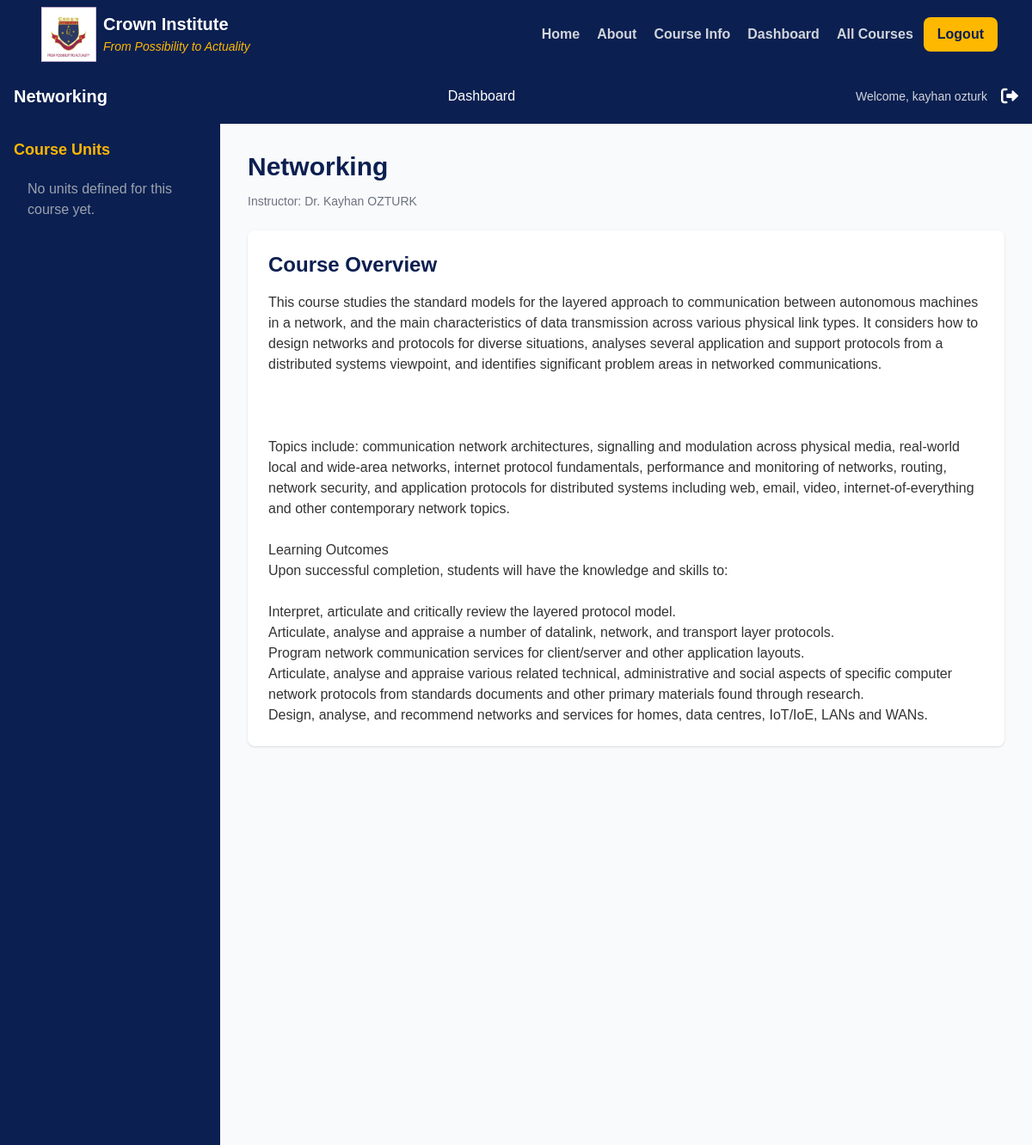
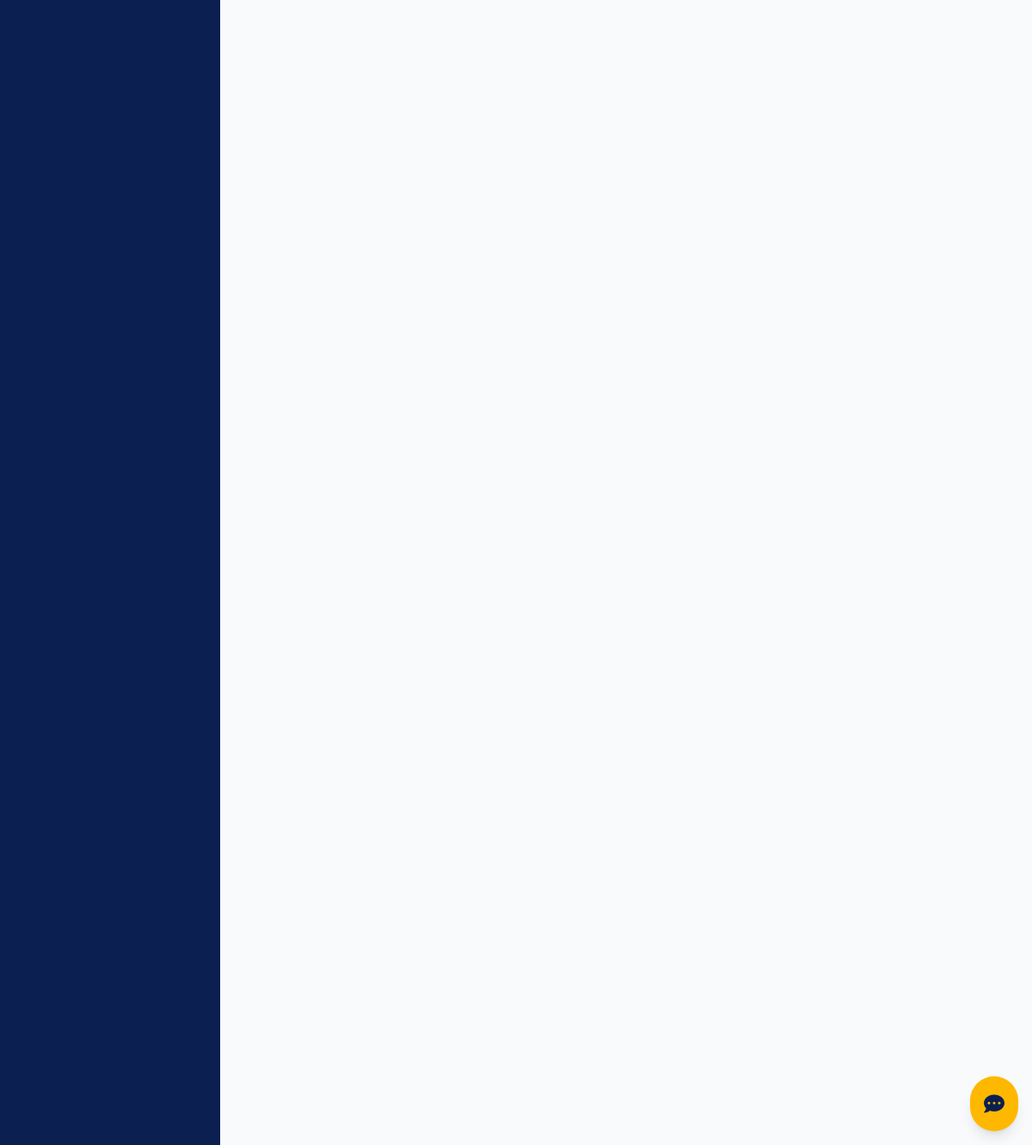
The app's page /unit-page.php?course_id=6 (signed in) with its own data (2 pictures, top to bottom).
### tables this page shows
CREATE TABLE `Courses` (
  `course_id` int(11) NOT NULL,
  `title` varchar(255) NOT NULL,
  `description` text DEFAULT NULL,
  `category` varchar(100) DEFAULT NULL,
  `image_url` varchar(255) DEFAULT NULL,
  `instructor_id` int(11) DEFAULT NULL,
  `units_titles_json` text DEFAULT NULL,
  `created_at` timestamp NOT NULL DEFAULT current_timestamp()
);

CREATE TABLE `Users` (
  `user_id` int(11) NOT NULL,
  `name` varchar(255) NOT NULL,
  `email` varchar(255) NOT NULL,
  `password` varchar(255) NOT NULL,
  `role` enum('student','teacher') NOT NULL,
  `school_id` varchar(100) DEFAULT NULL,
  `created_at` timestamp NOT NULL DEFAULT current_timestamp()
);

### unit-page.php (the view, shortened to what this page needs)
<?php
include 'includes/header.php';
require_once __DIR__ . '/config/db_connect.php';
$course_id = $_GET['course_id'];
$course = null;
try {
    $stmt = $pdo->prepare("SELECT c.*, u.name as instructor_name
                           FROM Courses c
                           JOIN Users u ON c.instructor_id = u.user_id
                           WHERE c.course_id = ?");
    $stmt->execute([$course_id]);
    $course = $stmt->fetch();
} catch (PDOException $e) {
    $page_error = "Error fetching course details: " . $e->getMessage();
}
$unit_titles = [];
if ($course && isset($course['units_titles_json'])) {
    $unit_titles = json_decode($course['units_titles_json'], true);
}
?>
<nav class="bg-[#0B1F51] text-white shadow-lg">
    <div class="max-w-full px-4 mx-auto">
        <div class="flex flex-col sm:flex-row justify-between items-center h-auto sm:h-16 py-2 sm:py-0">
            <div class="flex items-center space-x-8 mb-2 sm:mb-0">
                <a href="#"
                    class="text-xl font-semibold"><?php echo htmlspecialchars($course['title'] ?? 'Course'); ?></a>
            </div>
            <div class="flex flex-wrap justify-center sm:justify-start space-x-2 sm:space-x-4">
                <a href="<?php echo $base_url . ($_SESSION['user_role'] === 'student' ? 'student-dashboard.php' : 'teacher-dashboard.php'); ?>"
                    class="px-3 py-2 text-white hover:text-[#FFB800]">Dashboard</a>
            </div>
            <div class="hidden sm:flex items-center space-x-4 mt-2 sm:mt-0">
                <span class="text-sm text-gray-300">Welcome,
                    <?php echo htmlspecialchars($_SESSION['user_name']); ?></span>
                <a href="<?php echo $base_url; ?>actions/logout_action.php" class="text-white hover:text-[#FFB800]">
                    <i class="fas fa-sign-out-alt text-xl"></i>
                </a>
            </div>
        </div>
    </div>
</nav>
<div class="flex min-h-[calc(100vh-4rem)]">
    <div class="w-full sm:w-64 bg-[#0B1F51] text-white flex-shrink-0">
        <div class="p-4 sticky top-16">
            <h3 class="text-lg font-semibold mb-3 text-[#FFB800]">Course Units</h3>
            <div id="sidebar" class="space-y-1">
                <?php if (empty($unit_titles)): ?>
                <p class="px-4 py-2 text-gray-400">No units defined for this course yet.</p>
                <?php endif; ?>
            </div>
        </div>
    </div>
    <div class="flex-1 p-6 sm:p-8 bg-gray-50">
        <?php if (isset($page_error)): ?>
        <div class="bg-red-100 border border-red-400 text-red-700 px-4 py-3 rounded relative mb-4" role="alert">
            <?php echo htmlspecialchars($page_error); ?>
        </div>
        <?php elseif ($course): ?>
        <div class="max-w-4xl mx-auto">
            <h1 id="mainContentTitle" class="text-3xl font-bold text-[#0B1F51] mb-3">
                <?php echo htmlspecialchars($course['title']); ?></h1>
            <p class="text-sm text-gray-500 mb-6">Instructor:
                <?php echo htmlspecialchars($course['instructor_name']); ?></p>
            <div id="mainCourseContent" class="prose max-w-none bg-white p-6 rounded-lg shadow min-h-[300px]">
                <h2 class="text-2xl font-semibold text-[#0B1F51] mb-4">Course Overview</h2>
                <?php echo nl2br(htmlspecialchars($course['description'] ?? 'No detailed description provided.')); ?>
            </div>
        </div>
        <?php else: ?>
        <p class="text-gray-600">Course details could not be loaded.</p>
        <?php endif; ?>
    </div>
</div>
<div class="fixed bottom-4 right-4 z-50">
    <button onclick="toggleChatbot()"
        class="bg-[#FFB800] text-[#0B1F51] p-3 sm:p-4 rounded-full shadow-lg hover:bg-[#e5a600] float-right focus:outline-none focus:ring-2 focus:ring-offset-2 focus:ring-[#0B1F51]"
        id="chatbotToggle">
        <i class="fas fa-comment-dots text-xl sm:text-2xl"></i>
    </button>
</div>
<?php include 'includes/footer.php'; ?>

### css/style.css (style rules this page uses)
:root { --primary-color: #0B1F51; --secondary-color: #FFB800; --text-color: #333; --light-bg: #f5f5f5; --white: #ffffff; --success: #28a745; --warning: #ffc107; --danger: #dc3545; --gray: #6c757d; }
* { margin: 0; padding: 0; box-sizing: border-box; font-family: 'Arial', sans-serif; }
body { background-color: var(--light-bg); color: var(--text-color); }

### records on screen
courses: title "Networking", instructor.name "Dr. Kayhan OZTURK", description "This course studies the standard models for the layered approach to communication between autonomous machines in a network, and the main characteristics of data transmission across various physical link types. It considers how to design networks and protocols for diverse situations, analyses several application and support protocols from a distributed systems viewpoint, and identifies significant problem areas in networked communications. Topics include: communication network architectures, signalling and modulation across physical media, real-world local and wide-area networks, internet protocol fundamentals, performance and monitoring of networks, routing, network security, and…"

### other values on screen
$_SESSION['user_name'] "kayhan ozturk"
